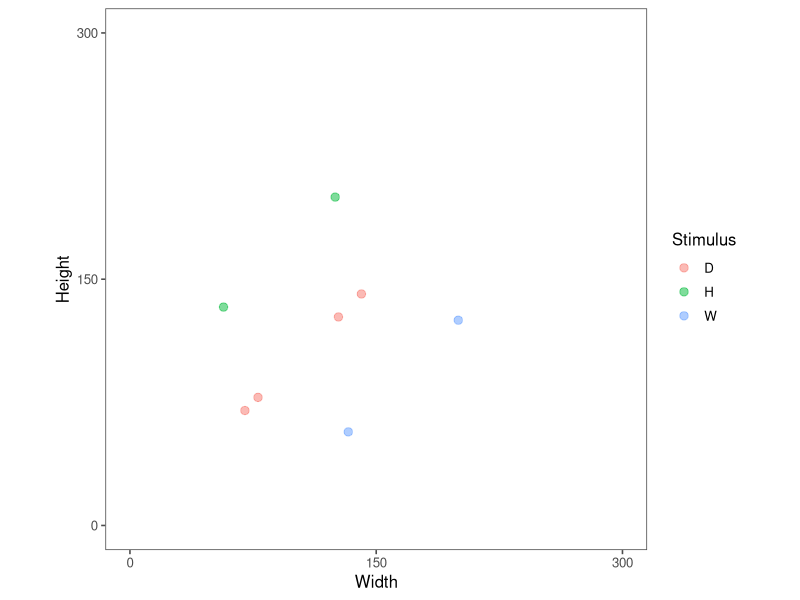
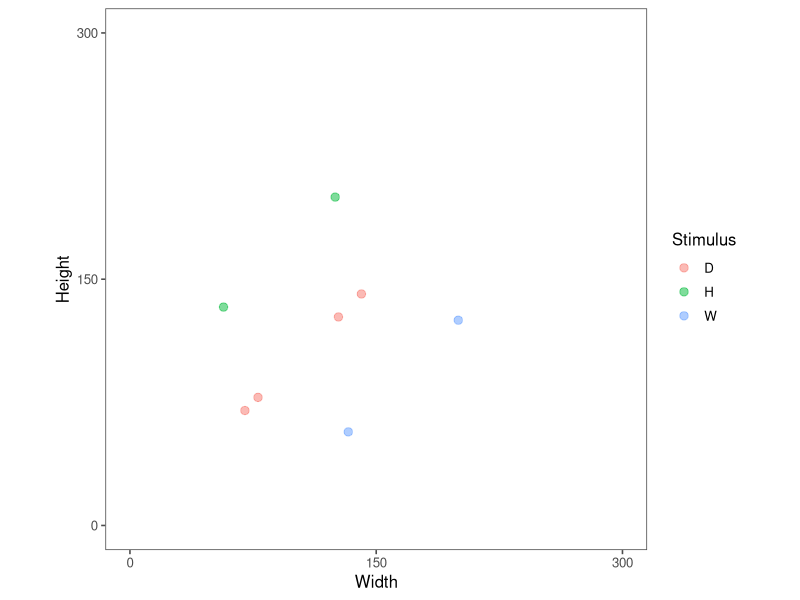

Reproduce these figures in R, in order. (Note: this script raises an error after producing the figures.)
# create stimuli for comparability exp
# UPDATED TO BE HARDER
# RATHER THAN 35 and 20, DISTANCE = 35 & 20
# catch & fillers are created on the fly during experiment
# spring 2025
# setup ======================================================================
# clear environment
rm(list=ls())

# libraries
library(tidyverse)
library(here)

# necessary functions
distance <- function(a,b) sqrt( (a[1]-b[1])^2 + (a[2]-b[2])^2  )
compute_tdd <- function(stim,area) round((1-prod(stim)/area),digits=2)*100

# make stim ======================================================================

# three diagonals
h_upper <- c(125,200)
w_upper <- rev(h_upper)

h_lower <- c(57,133)
w_lower <- rev(h_lower)

# distances are approximately the same across diagonals9
distance(h_lower,w_lower)
distance(h_upper,w_upper)

# areas of each diagonal
area_lower <- prod(h_lower)
area_upper <- prod(h_upper)

# decoy areas - lower diagonal
area_lower_35 <- area_lower*.65
area_lower_20 <- area_lower*.80

# make decoys - lower diagonal
d_lower_35 <- round(rep(sqrt(area_lower_35),2))
d_lower_20 <- round(rep(sqrt(area_lower_20),2))

# tdd check
compute_tdd(d_lower_35, area_lower)
compute_tdd(d_lower_20, area_lower)

# decoy areas - upper diagonal
area_upper_35 <- area_upper*.65
area_upper_20 <- area_upper*.80

# make decoys - upper diagonal
d_upper_35 <- round(rep(sqrt(area_upper_35),2))
d_upper_20 <- round(rep(sqrt(area_upper_20),2))

# tdd check
compute_tdd(d_upper_35, area_upper)
compute_tdd(d_upper_20, area_upper)

# combine stim ======================================================================
# combine all stim in tmp matrix
stim_tmp <- rbind(
  "h_lower_0"=h_lower,
  "w_lower_0"=w_lower,
  "d_lower_35"=d_lower_35,
  "d_lower_20"=d_lower_20,
  "h_upper_0"=h_upper,
  "w_upper_0"=w_upper,
  "d_upper_35"=d_upper_35,
  "d_upper_20"=d_upper_20
)

# combine into nice df
all_stim <- tibble(
  name=rownames(stim_tmp),
  w=unname(stim_tmp[,1]),
  h=unname(stim_tmp[,2])
) %>%
  separate(name,into=c("name","diag","distance")) %>%
  mutate(distance=as.numeric(distance),
         distance=na_if(distance,0),
         area=h*w)

# plotting ======================================================================
p <- all_stim %>%
  mutate(name=toupper(name)) %>%
  ggplot(aes(w,h,col=name))+
  geom_point(size=2.5,alpha=.5)+
  labs(x="Width",y="Height")+
  scale_color_discrete(name="Stimulus")+
  scale_x_continuous(breaks=c(0,150,300))+
  scale_y_continuous(breaks=c(0,150,300))+
  coord_fixed(xlim=c(0,300),ylim=c(0,300))+
  ggthemes::theme_few()
p

# saving stim ======================================================================
p
ggsave(filename=here("specs","stim.jpg"),width=4,height=4)
write_csv(all_stim,file=here("specs","all_stim.csv"))

# catch stim ========================================================================
dlower_w <- seq(h_lower[1],w_lower[1])
dlower_h <- lm(h_lower~w_lower)$coefficients["(Intercept)"]-dlower_w

dupper_w <- seq(h_upper[1],w_upper[1])
dupper_h <- lm(h_upper~w_upper)$coefficients["(Intercept)"]-dupper_w

par(pty='s')
plot(NA,NA,xlim=c(0,300),ylim=c(0,300),xlab="w",ylab="h")
points(dlower_w,dlower_h,pch=".")
points(dupper_w,dupper_h,pch=".")

# catch stim ========================================================================
min(all_stim$w)
max(all_stim$w)
min(all_stim$h)
max(all_stim$h)

w <- runif(10000, 57, 200)
h <- runif(10000, 57, 200)
par(pty='s')
plot(NA,NA,xlim=c(0,300),ylim=c(0,300),xlab="w",ylab="h")
points(w,h,pch=".")
a <- w*h
hist(a)
